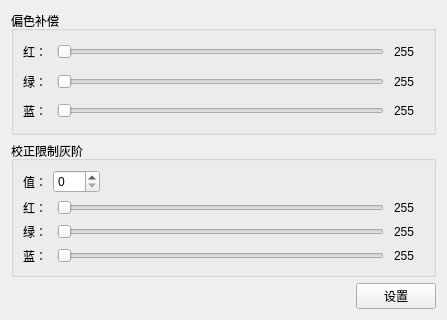
<?xml version="1.0" encoding="UTF-8"?>
<ui version="4.0">
 <class>GrayFineProcessing</class>
 <widget class="QWidget" name="GrayFineProcessing">
  <property name="geometry">
   <rect>
    <x>0</x>
    <y>0</y>
    <width>447</width>
    <height>320</height>
   </rect>
  </property>
  <property name="windowTitle">
   <string>灰度精细处理</string>
  </property>
  <layout class="QVBoxLayout" name="verticalLayout_8">
   <item>
    <layout class="QVBoxLayout" name="verticalLayout_7">
     <item>
      <layout class="QVBoxLayout" name="verticalLayout_6">
       <item>
        <widget class="QGroupBox" name="groupBox">
         <property name="title">
          <string>偏色补偿</string>
         </property>
         <layout class="QVBoxLayout" name="verticalLayout_5">
          <item>
           <layout class="QVBoxLayout" name="verticalLayout">
            <item>
             <layout class="QHBoxLayout" name="horizontalLayout_2">
              <property name="spacing">
               <number>10</number>
              </property>
              <item>
               <layout class="QHBoxLayout" name="horizontalLayout">
                <item>
                 <widget class="QLabel" name="label">
                  <property name="text">
                   <string>红：</string>
                  </property>
                 </widget>
                </item>
                <item>
                 <widget class="QSlider" name="CompensationRhorizontalSlider">
                  <property name="maximum">
                   <number>255</number>
                  </property>
                  <property name="orientation">
                   <enum>Qt::Horizontal</enum>
                  </property>
                 </widget>
                </item>
               </layout>
              </item>
              <item>
               <widget class="QLabel" name="CompensationRlabel">
                <property name="minimumSize">
                 <size>
                  <width>30</width>
                  <height>0</height>
                 </size>
                </property>
                <property name="text">
                 <string>255</string>
                </property>
               </widget>
              </item>
             </layout>
            </item>
            <item>
             <layout class="QHBoxLayout" name="horizontalLayout_3">
              <property name="spacing">
               <number>10</number>
              </property>
              <item>
               <layout class="QHBoxLayout" name="horizontalLayout_4">
                <item>
                 <widget class="QLabel" name="label_3">
                  <property name="text">
                   <string>绿：</string>
                  </property>
                 </widget>
                </item>
                <item>
                 <widget class="QSlider" name="CompensationGhorizontalSlider">
                  <property name="maximum">
                   <number>255</number>
                  </property>
                  <property name="orientation">
                   <enum>Qt::Horizontal</enum>
                  </property>
                 </widget>
                </item>
               </layout>
              </item>
              <item>
               <widget class="QLabel" name="CompensationGlabel">
                <property name="minimumSize">
                 <size>
                  <width>30</width>
                  <height>0</height>
                 </size>
                </property>
                <property name="text">
                 <string>255</string>
                </property>
               </widget>
              </item>
             </layout>
            </item>
            <item>
             <layout class="QHBoxLayout" name="horizontalLayout_5">
              <property name="spacing">
               <number>10</number>
              </property>
              <item>
               <layout class="QHBoxLayout" name="horizontalLayout_6">
                <item>
                 <widget class="QLabel" name="label_5">
                  <property name="text">
                   <string>蓝：</string>
                  </property>
                 </widget>
                </item>
                <item>
                 <widget class="QSlider" name="CompensationBhorizontalSlider">
                  <property name="maximum">
                   <number>255</number>
                  </property>
                  <property name="orientation">
                   <enum>Qt::Horizontal</enum>
                  </property>
                 </widget>
                </item>
               </layout>
              </item>
              <item>
               <widget class="QLabel" name="CompensationBlabel">
                <property name="minimumSize">
                 <size>
                  <width>30</width>
                  <height>0</height>
                 </size>
                </property>
                <property name="text">
                 <string>255</string>
                </property>
               </widget>
              </item>
             </layout>
            </item>
           </layout>
          </item>
         </layout>
        </widget>
       </item>
       <item>
        <widget class="QGroupBox" name="groupBox_2">
         <property name="title">
          <string>校正限制灰阶</string>
         </property>
         <layout class="QVBoxLayout" name="verticalLayout_4">
          <item>
           <layout class="QVBoxLayout" name="verticalLayout_3">
            <item>
             <layout class="QHBoxLayout" name="horizontalLayout_14">
              <item>
               <layout class="QHBoxLayout" name="horizontalLayout_13">
                <item>
                 <widget class="QLabel" name="label_13">
                  <property name="text">
                   <string>值：</string>
                  </property>
                 </widget>
                </item>
                <item>
                 <widget class="QSpinBox" name="ValuespinBox">
                  <property name="maximum">
                   <number>255</number>
                  </property>
                 </widget>
                </item>
               </layout>
              </item>
              <item>
               <spacer name="horizontalSpacer">
                <property name="orientation">
                 <enum>Qt::Horizontal</enum>
                </property>
                <property name="sizeHint" stdset="0">
                 <size>
                  <width>40</width>
                  <height>20</height>
                 </size>
                </property>
               </spacer>
              </item>
             </layout>
            </item>
            <item>
             <layout class="QVBoxLayout" name="verticalLayout_2">
              <item>
               <layout class="QHBoxLayout" name="horizontalLayout_7">
                <property name="spacing">
                 <number>10</number>
                </property>
                <item>
                 <layout class="QHBoxLayout" name="horizontalLayout_8">
                  <item>
                   <widget class="QLabel" name="label_7">
                    <property name="text">
                     <string>红：</string>
                    </property>
                   </widget>
                  </item>
                  <item>
                   <widget class="QSlider" name="LimitRhorizontalSlider">
                    <property name="maximum">
                     <number>255</number>
                    </property>
                    <property name="orientation">
                     <enum>Qt::Horizontal</enum>
                    </property>
                   </widget>
                  </item>
                 </layout>
                </item>
                <item>
                 <widget class="QLabel" name="LimitRlabel">
                  <property name="minimumSize">
                   <size>
                    <width>30</width>
                    <height>0</height>
                   </size>
                  </property>
                  <property name="text">
                   <string>255</string>
                  </property>
                 </widget>
                </item>
               </layout>
              </item>
              <item>
               <layout class="QHBoxLayout" name="horizontalLayout_9">
                <property name="spacing">
                 <number>10</number>
                </property>
                <item>
                 <layout class="QHBoxLayout" name="horizontalLayout_10">
                  <item>
                   <widget class="QLabel" name="label_9">
                    <property name="text">
                     <string>绿：</string>
                    </property>
                   </widget>
                  </item>
                  <item>
                   <widget class="QSlider" name="LimitGhorizontalSlider">
                    <property name="maximum">
                     <number>255</number>
                    </property>
                    <property name="orientation">
                     <enum>Qt::Horizontal</enum>
                    </property>
                   </widget>
                  </item>
                 </layout>
                </item>
                <item>
                 <widget class="QLabel" name="LimitGlabel">
                  <property name="minimumSize">
                   <size>
                    <width>30</width>
                    <height>0</height>
                   </size>
                  </property>
                  <property name="text">
                   <string>255</string>
                  </property>
                 </widget>
                </item>
               </layout>
              </item>
              <item>
               <layout class="QHBoxLayout" name="horizontalLayout_11">
                <property name="spacing">
                 <number>10</number>
                </property>
                <item>
                 <layout class="QHBoxLayout" name="horizontalLayout_12">
                  <item>
                   <widget class="QLabel" name="label_11">
                    <property name="text">
                     <string>蓝：</string>
                    </property>
                   </widget>
                  </item>
                  <item>
                   <widget class="QSlider" name="LimitBhorizontalSlider">
                    <property name="maximum">
                     <number>255</number>
                    </property>
                    <property name="orientation">
                     <enum>Qt::Horizontal</enum>
                    </property>
                   </widget>
                  </item>
                 </layout>
                </item>
                <item>
                 <widget class="QLabel" name="LimitBlabel">
                  <property name="minimumSize">
                   <size>
                    <width>30</width>
                    <height>0</height>
                   </size>
                  </property>
                  <property name="text">
                   <string>255</string>
                  </property>
                 </widget>
                </item>
               </layout>
              </item>
             </layout>
            </item>
           </layout>
          </item>
         </layout>
        </widget>
       </item>
      </layout>
     </item>
     <item>
      <layout class="QHBoxLayout" name="horizontalLayout_15">
       <item>
        <spacer name="horizontalSpacer_2">
         <property name="orientation">
          <enum>Qt::Horizontal</enum>
         </property>
         <property name="sizeHint" stdset="0">
          <size>
           <width>40</width>
           <height>20</height>
          </size>
         </property>
        </spacer>
       </item>
       <item>
        <widget class="QPushButton" name="pushButton">
         <property name="minimumSize">
          <size>
           <width>80</width>
           <height>25</height>
          </size>
         </property>
         <property name="maximumSize">
          <size>
           <width>80</width>
           <height>16777215</height>
          </size>
         </property>
         <property name="text">
          <string>设置</string>
         </property>
        </widget>
       </item>
      </layout>
     </item>
    </layout>
   </item>
  </layout>
 </widget>
 <resources/>
 <connections/>
</ui>
